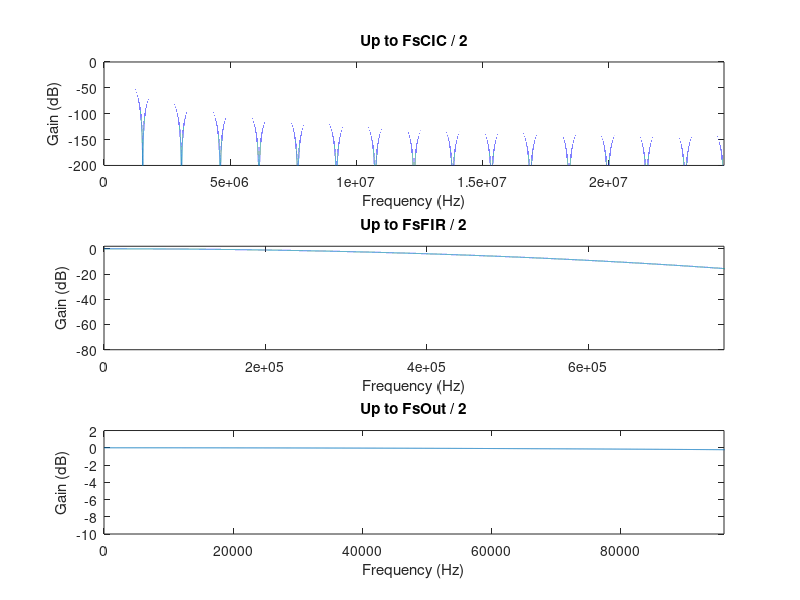
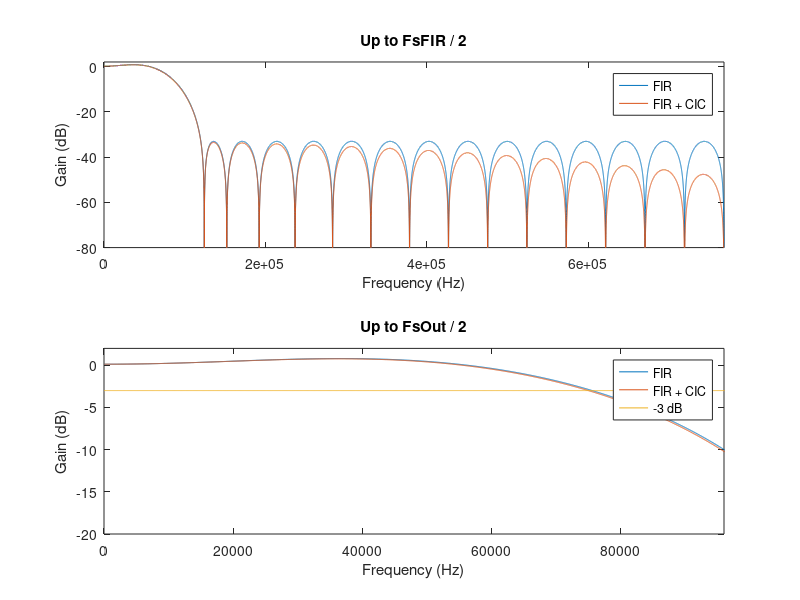

Source code (MATLAB) for these figures, in order:
clear all    % Clean all constant and variables
close all    % Close all windows
%clf         % Clean the figure window
clc          % Clean the command window
%echo off    % Inhibits the code view in the command window during its execution

%% Config
FsADC = 49152000;
FsCIC = FsADC;
CICDec = 32;
FsFIR = FsCIC / CICDec;
FIRDec = 8;
FsOut = FsFIR / FIRDec;

Fres = 1000;

f = 0 : (Fres/FsCIC) : (CICDec / 2);

%% CIC
CICOrder = 4;
CICZeroGain = 20 * log10(2 ^ (CICOrder * log2(CICDec)));
CICResp = 20 .* log10(abs(sin(pi .* f) ./ sin(pi .*(f ./ CICDec))) .^ CICOrder) - CICZeroGain;

fCIC = f .* FsFIR;

figure('Name', 'CIC response', 'NumberTitle', 'off');
subplot(3, 1, 1);
plot(fCIC, CICResp);
axis([0 (FsCIC / 2) -200 0]);
xlabel("Frequency (Hz)");
ylabel("Gain (dB)");
title('Up to FsCIC / 2');
subplot(3, 1, 2);
plot(fCIC, CICResp);
axis([0 (FsFIR / 2) -80 2]);
xlabel("Frequency (Hz)");
ylabel("Gain (dB)");
title('Up to FsFIR / 2');
subplot(3, 1, 3);
plot(fCIC, CICResp);
axis([0 (FsOut / 2) -10 2]);
xlabel("Frequency (Hz)");
ylabel("Gain (dB)");
title('Up to FsOut / 2');

%% FIR
%FIROrder = 32;
%FIR = fir1(FIROrder - 1, (FsOut / 2) / (FsFIR / 2), 'low', chebwin(bsz, 30));

FIR = [
-0.016595070996902408
-0.012633535041115399
-0.01538004616486526
-0.01665935734863261
-0.015726387666246535
-0.011927939397513602
-0.004837397620948416
0.005661553452018109
0.019309892411297828
0.03542868066375057
0.05302613816151948
0.07080887112460829
0.08739832259978536
0.10132604664670213
0.11139392113823524
0.11667753120199953
0.11667753120199953
0.11139392113823524
0.10132604664670213
0.08739832259978536
0.07080887112460829
0.05302613816151948
0.03542868066375057
0.019309892411297828
0.005661553452018109
-0.004837397620948416
-0.011927939397513602
-0.015726387666246535
-0.01665935734863261
-0.01538004616486526
-0.012633535041115399
-0.016595070996902408
];

FIRResp = freqz(FIR, 1, (FsCIC/Fres) / 2);
FIRResp = 20 .* log10(FIRResp .');

FIRPlusCICResp = CICResp(1:length(FIRResp)) + FIRResp;

fFIR = fCIC(1:length(FIRResp));

figure('Name', 'FIR response', 'NumberTitle', 'off');
subplot(2, 1, 1);
plot(fFIR, FIRResp, fFIR, FIRPlusCICResp);
legend("FIR", "FIR + CIC");
axis([0 (FsFIR / 2) -80 2]);
xlabel("Frequency (Hz)");
ylabel("Gain (dB)");
title('Up to FsFIR / 2');
subplot(2, 1, 2);
plot(fFIR, FIRResp, fFIR, FIRPlusCICResp, fFIR, ones([1 length(fFIR)]) .* -3);
legend("FIR", "FIR + CIC", "-3 dB");
axis([0 (FsOut / 2) -20 2]);
xlabel("Frequency (Hz)");
ylabel("Gain (dB)");
title('Up to FsOut / 2');

%% Dump coefficients
outfile = fopen('fir_coeffs.memh', 'w');
fprintf(outfile, '// Coef size (%u)\n', length(FIR));
fprintf(outfile, '%04X\n', typecast(int16(FIR * 32767), 'uint16'));